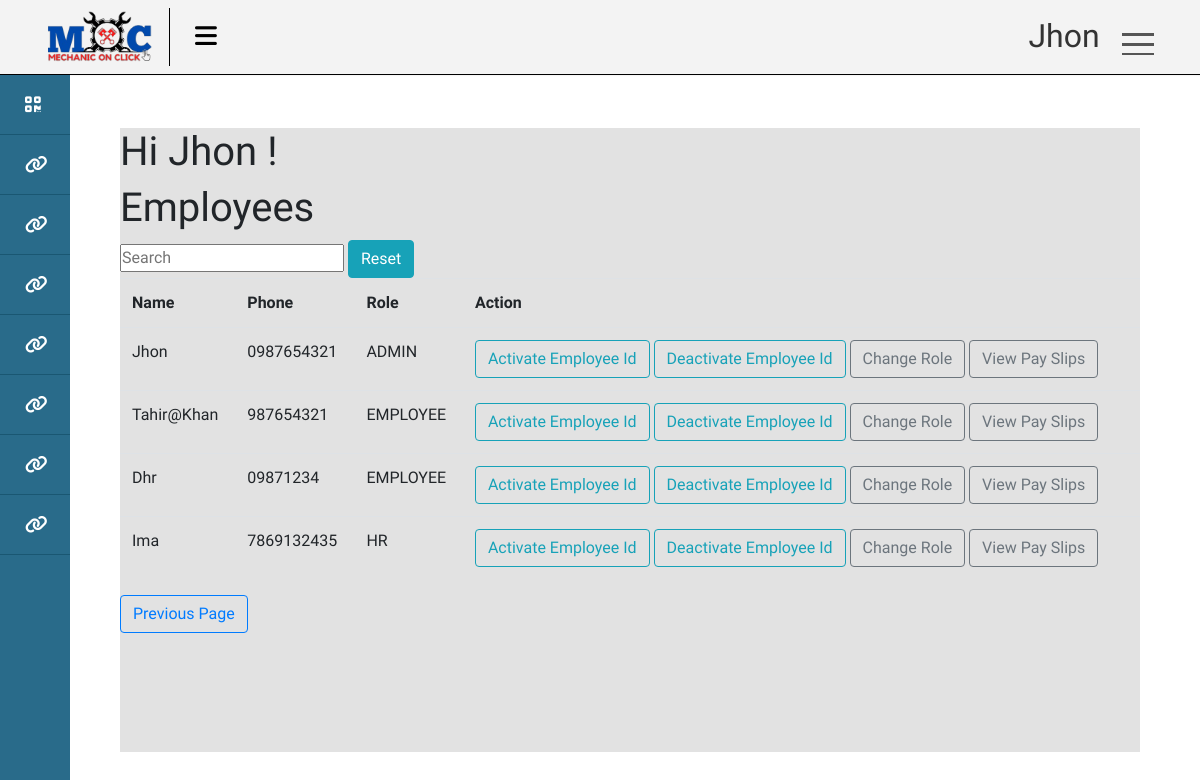
/approve/ (signed in), run on the app's committed database.
### account/models.py (models this page shows, shortened)
class User(AbstractUser):
    class Role(models.TextChoices):
        ADMIN = "ADMIN" , "Admin"
        CUSTOMER = 'CUSTOMER' , "Customer"
        EMPLOYEE = 'EMPLOYEE' , 'Employee'
        HR = 'HR' , 'Human Resource Manager'
        SM = 'SM' , 'Service Manager'
        SA = 'SA' , 'Service Advisor'
        NA = 'NA' , 'NA'
        BSM = 'BSM' , 'Body Shop Manager'
        BSA = 'BSA' , 'Body Shop Advisor'
        CRM = 'CRM' , 'Customer Relationship Manager'
        SPM = 'SPM' , 'Spare Part Manager'
        SPE = 'SPE' , 'Spare Part Executive'
        AM  = 'AM' , 'Account Manager'
    phone = models.CharField(max_length=13,unique=True , null=True , blank=True)
    role = models.CharField(max_length=50 , choices=Role.choices ,default= Role.CUSTOMER)
    is_active = models.BooleanField(default=False)

class Employee(models.Model):
    user = models.OneToOneField(User , on_delete=models.CASCADE , null= True , blank= True)
    center = models.ForeignKey(Center , on_delete= models.SET_NULL , blank=True , null= True)

### account/decorators.py (the view)
        def wrapper(request , *args, **kwargs):
            group = None
            role = request.user.role
            print(role)
            if role in allowed_roles:
                return view_func(request , *args, **kwargs)
            else :
                print('User Not allowed')
                return redirect('unauth_page')

### ERP/views.py (called while the page is built)
@login_required(login_url= 'login_page')
@allowed_users(allowed_roles=[User.Role.ADMIN])
def approve_page(request):
    admin = Employee.objects.get(user = request.user)
    employees = Employee.objects.filter(center = admin.center)
    context = {'employees' : employees}
    return render(request , 'ERP/HR/approve_page.html' , context)

### templates/ERP/HR/approve_page.html
{% extends 'ERP/base.html' %}
{% load static %}
{% block content %}
<h1>Hi {{request.user}} !</h1>
<h1>Employees</h1>
{% include 'ERP/search_widget.html' %}
<table id="myTable" class = 'table'>
    <tr>
        <th>Name</th>
        <th>Phone</th>
        <th>Role</th>
        <th>Action</th>
        </tr>
        {% for employee in employees %}
        <tr>
            <td>{{employee.user}}</td>
            <td>{{employee.user.phone}}</td>
            <td>{{employee.user.role}}</td>
            <td>
                <a class="btn btn-outline-info" href="{% url 'activate_employee' employee.id %}">Activate Employee Id</a>
                <a class="btn btn-outline-info" href="{% url 'deactivate_employee' employee.id %}">Deactivate Employee Id</a>
                <a class="btn btn-outline-secondary" href="{% url 'change_role' employee.id %}"">Change Role</a>
                <a class="btn btn-outline-secondary" href="{% url 'pay_slips' employee.id %}"">View Pay Slips</a>
            </td>
        </tr>
        {% endfor %}
        </table>
        <input class="btn btn-outline-primary" type=button value="Previous Page" onClick="javascript:history.go(-1);">
{% endblock %}

### templates/ERP/base.html (shortened to what this page needs)
{% load static %}
<!DOCTYPE html>
<html lang="en">
<head>
   <link rel="stylesheet" href="{% static 'css/dashboard.css' %}">
   <link rel="stylesheet" href="https://cdn.jsdelivr.net/npm/bootstrap@4.0.0/dist/css/bootstrap.min.css">
 </head>
</head>
<body>
<div id="main">
 <div class="wrapper hover_collapse">
	<div class="top_navbar">
		<div class="logo"><img src="{% static 'img/MoC.png' %}" alt=""></div>
		<div class="menu">
			<div class="hamburger">
				<i class="fas fa-bars"></i>
			</div>
		</div>
	</div>
    <div class="navigation">
		<div class="userBx">
			<p class="username">{{request.user}}</p>
		</div>
		<div class="menuToggle"></div>
      <ul class="menu2">
	  </ul>
	</div>
	{% include 'ERP/dashboard/main_dash.html' %}
	<div class="box">
        {% block content %}
        {% endblock %}
	</div>
</div>
</div>
</body>
</html>

### static/css/dashboard.css (style rules this page uses)
* { font-family: "Baloo Paaji 2", cursive; margin: 0; padding: 0; box-sizing: border-box; list-style: none; text-decoration: none; }
body { background: #ffffff; }
#main { width:100%; height:100%; background-color: salmon; }
.top_navbar { position: fixed; top: 0; left: 0; width: 100%; height: 75px; background: #f3f3f3; box-shadow: 1px 0 2px rgba(0, 0, 0, 0.125); display: flex; align-items: center; border-bottom: 1px solid #000000; }
.top_navbar .logo { width: 170px; padding: 0px 45px; color: white; border-right: 1px solid #000000; }
.top_navbar > .logo > img { width: 110px; }
.top_navbar .menu { width: calc(50% - 250px); padding: 0 25px; display: flex; justify-content: space-between; align-items: center; }
.top_navbar .hamburger { font-size: 25px; cursor: pointer; color: rgb(0, 0, 0); }
.navigation { position: absolute; top: 0px; top: 14px; right: 32px; width: 160px; height: 69px; display: flex; justify-content: space-between; transition: height 0.5s, width 0.5s; overflow: hidden; z-index: 9999; border-radius: 25px; }
.navigation .userBx { position: relative; width: 60px; height: 60px; display: flex; margin-left: 12%; display: flex; align-items: center; justify-content: space-evenly; transition: 0.5s; transition-delay: 0.5s; }
.navigation .userBx .username { white-space: nowrap; text-overflow: hidden; margin-left: 2%; color: #333; font-size: 32px; }
.navigation .menuToggle { position: relative; width: 60px; height: 60px; cursor: pointer; display: flex; justify-content: center; align-items: center; }
.navigation .menuToggle::before { content: ""; position: absolute; width: 32px; height: 3px; background-color: #555; transform: translateY(-10px); box-shadow: 0 10px #555; transition: 0.5s; }
.navigation .menuToggle::after { content: ""; position: absolute; width: 32px; height: 2px; background-color: #555; transform: translateY(10px); transition: 0.5s; }
.menu2 { position: absolute; width: 100%; height: calc(100%-60px); margin-top: 60px; padding: 20px; border-top: 1px solid black; }
#main .box { position: fixed; width: 85%; height: 78%; background-color: #e2e2e2; position: absolute; right:5%; bottom: 6%; }

### data on the page
User: user "Jhon"
Employee: user "Jhon", user.phone "0987654321", user.role "ADMIN"
Employee: user "Tahir@Khan", user.phone "987654321", user.role "EMPLOYEE"
Employee: user "Dhr", user.phone "09871234", user.role "EMPLOYEE"
Employee: user "Ima", user.phone "7869132435", user.role "HR"
